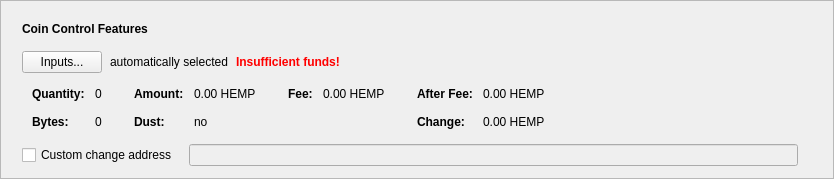
      <widget class="QFrame" name="frameCoinControl">
       <property name="sizePolicy">
        <sizepolicy hsizetype="Expanding" vsizetype="Fixed">
         <horstretch>0</horstretch>
         <verstretch>0</verstretch>
        </sizepolicy>
       </property>
       <property name="frameShape">
        <enum>QFrame::StyledPanel</enum>
       </property>
       <property name="frameShadow">
        <enum>QFrame::Raised</enum>
       </property>
       <layout class="QVBoxLayout" name="verticalLayout_2">
        <item>
         <layout class="QVBoxLayout" name="verticalLayoutCoinControl" stretch="0,0,0,0,0">
          <property name="spacing">
           <number>0</number>
          </property>
          <property name="sizeConstraint">
           <enum>QLayout::SetDefaultConstraint</enum>
          </property>
          <property name="leftMargin">
           <number>10</number>
          </property>
          <property name="topMargin">
           <number>10</number>
          </property>
          <item>
           <layout class="QHBoxLayout" name="horizontalLayoutCoinControl1">
            <property name="bottomMargin">
             <number>15</number>
            </property>
            <item>
             <widget class="QLabel" name="labelCoinControlFeatures">
              <property name="sizePolicy">
               <sizepolicy hsizetype="Preferred" vsizetype="Maximum">
                <horstretch>0</horstretch>
                <verstretch>0</verstretch>
               </sizepolicy>
              </property>
              <property name="font">
               <font>
                <weight>75</weight>
                <bold>true</bold>
               </font>
              </property>
              <property name="styleSheet">
               <string notr="true">font-weight:bold;</string>
              </property>
              <property name="text">
               <string>Coin Control Features</string>
              </property>
             </widget>
            </item>
           </layout>
          </item>
          <item>
           <layout class="QHBoxLayout" name="horizontalLayoutCoinControl2" stretch="0,0,0,0">
            <property name="spacing">
             <number>8</number>
            </property>
            <property name="bottomMargin">
             <number>10</number>
            </property>
            <item>
             <widget class="QPushButton" name="pushButtonCoinControl">
              <property name="styleSheet">
               <string notr="true"/>
              </property>
              <property name="text">
               <string>Inputs...</string>
              </property>
              <property name="autoDefault">
               <bool>false</bool>
              </property>
             </widget>
            </item>
            <item>
             <widget class="QLabel" name="labelCoinControlAutomaticallySelected">
              <property name="text">
               <string>automatically selected</string>
              </property>
              <property name="margin">
               <number>5</number>
              </property>
             </widget>
            </item>
            <item>
             <widget class="QLabel" name="labelCoinControlInsuffFunds">
              <property name="font">
               <font>
                <weight>75</weight>
                <bold>true</bold>
               </font>
              </property>
              <property name="styleSheet">
               <string notr="true">color:red;font-weight:bold;</string>
              </property>
              <property name="text">
               <string>Insufficient funds!</string>
              </property>
              <property name="margin">
               <number>5</number>
              </property>
             </widget>
            </item>
            <item>
             <spacer name="horizontalSpacerCoinControl">
              <property name="orientation">
               <enum>Qt::Horizontal</enum>
              </property>
              <property name="sizeHint" stdset="0">
               <size>
                <width>40</width>
                <height>1</height>
               </size>
              </property>
             </spacer>
            </item>
           </layout>
          </item>
          <item>
           <widget class="QWidget" name="widgetCoinControl" native="true">
            <property name="sizePolicy">
             <sizepolicy hsizetype="Preferred" vsizetype="Preferred">
              <horstretch>0</horstretch>
              <verstretch>0</verstretch>
             </sizepolicy>
            </property>
            <property name="minimumSize">
             <size>
              <width>0</width>
              <height>0</height>
             </size>
            </property>
            <property name="styleSheet">
             <string notr="true"/>
            </property>
            <layout class="QHBoxLayout" name="horizontalLayoutCoinControl5">
             <property name="leftMargin">
              <number>0</number>
             </property>
             <property name="topMargin">
              <number>0</number>
             </property>
             <property name="rightMargin">
              <number>0</number>
             </property>
             <property name="bottomMargin">
              <number>0</number>
             </property>
             <item>
              <layout class="QHBoxLayout" name="horizontalLayoutCoinControl3" stretch="0,0,0,1">
               <property name="spacing">
                <number>20</number>
               </property>
               <property name="topMargin">
                <number>0</number>
               </property>
               <property name="bottomMargin">
                <number>10</number>
               </property>
               <item>
                <layout class="QFormLayout" name="formLayoutCoinControl1">
                 <property name="horizontalSpacing">
                  <number>10</number>
                 </property>
                 <property name="verticalSpacing">
                  <number>14</number>
                 </property>
                 <property name="leftMargin">
                  <number>10</number>
                 </property>
                 <property name="topMargin">
                  <number>4</number>
                 </property>
                 <property name="rightMargin">
                  <number>6</number>
                 </property>
                 <item row="0" column="0">
                  <widget class="QLabel" name="labelCoinControlQuantityText">
                   <property name="font">
                    <font>
                     <weight>75</weight>
                     <bold>true</bold>
                    </font>
                   </property>
                   <property name="text">
                    <string>Quantity:</string>
                   </property>
                   <property name="margin">
                    <number>0</number>
                   </property>
                  </widget>
                 </item>
                 <item row="0" column="1">
                  <widget class="QLabel" name="labelCoinControlQuantity">
                   <property name="cursor">
                    <cursorShape>IBeamCursor</cursorShape>
                   </property>
                   <property name="contextMenuPolicy">
                    <enum>Qt::ActionsContextMenu</enum>
                   </property>
                   <property name="text">
                    <string notr="true">0</string>
                   </property>
                   <property name="margin">
                    <number>0</number>
                   </property>
                   <property name="textInteractionFlags">
                    <set>Qt::LinksAccessibleByMouse|Qt::TextSelectableByKeyboard|Qt::TextSelectableByMouse</set>
                   </property>
                  </widget>
                 </item>
                 <item row="1" column="0">
                  <widget class="QLabel" name="labelCoinControlBytesText">
                   <property name="font">
                    <font>
                     <weight>75</weight>
                     <bold>true</bold>
                    </font>
                   </property>
                   <property name="text">
                    <string>Bytes:</string>
                   </property>
                  </widget>
                 </item>
                 <item row="1" column="1">
                  <widget class="QLabel" name="labelCoinControlBytes">
                   <property name="cursor">
                    <cursorShape>IBeamCursor</cursorShape>
                   </property>
                   <property name="contextMenuPolicy">
                    <enum>Qt::ActionsContextMenu</enum>
                   </property>
                   <property name="text">
                    <string notr="true">0</string>
                   </property>
                   <property name="textInteractionFlags">
                    <set>Qt::LinksAccessibleByMouse|Qt::TextSelectableByKeyboard|Qt::TextSelectableByMouse</set>
                   </property>
                  </widget>
                 </item>
                </layout>
               </item>
               <item>
                <layout class="QFormLayout" name="formLayoutCoinControl2">
                 <property name="horizontalSpacing">
                  <number>10</number>
                 </property>
                 <property name="verticalSpacing">
                  <number>14</number>
                 </property>
                 <property name="leftMargin">
                  <number>6</number>
                 </property>
                 <property name="topMargin">
                  <number>4</number>
                 </property>
                 <property name="rightMargin">
                  <number>6</number>
                 </property>
                 <item row="0" column="0">
                  <widget class="QLabel" name="labelCoinControlAmountText">
                   <property name="font">
                    <font>
                     <weight>75</weight>
                     <bold>true</bold>
                    </font>
                   </property>
                   <property name="text">
                    <string>Amount:</string>
                   </property>
                   <property name="margin">
                    <number>0</number>
                   </property>
                  </widget>
                 </item>
                 <item row="0" column="1">
                  <widget class="QLabel" name="labelCoinControlAmount">
                   <property name="cursor">
                    <cursorShape>IBeamCursor</cursorShape>
                   </property>
                   <property name="contextMenuPolicy">
                    <enum>Qt::ActionsContextMenu</enum>
                   </property>
                   <property name="text">
                    <string notr="true">0.00 HEMP</string>
                   </property>
                   <property name="textInteractionFlags">
                    <set>Qt::LinksAccessibleByMouse|Qt::TextSelectableByKeyboard|Qt::TextSelectableByMouse</set>
                   </property>
                  </widget>
                 </item>
                 <item row="1" column="0">
                  <widget class="QLabel" name="labelCoinControlLowOutputText">
                   <property name="font">
                    <font>
                     <weight>75</weight>
                     <bold>true</bold>
                    </font>
                   </property>
                   <property name="text">
                    <string>Dust:</string>
                   </property>
                  </widget>
                 </item>
                 <item row="1" column="1">
                  <widget class="QLabel" name="labelCoinControlLowOutput">
                   <property name="cursor">
                    <cursorShape>IBeamCursor</cursorShape>
                   </property>
                   <property name="contextMenuPolicy">
                    <enum>Qt::ActionsContextMenu</enum>
                   </property>
                   <property name="text">
                    <string notr="true">no</string>
                   </property>
                   <property name="textInteractionFlags">
                    <set>Qt::LinksAccessibleByMouse|Qt::TextSelectableByKeyboard|Qt::TextSelectableByMouse</set>
                   </property>
                  </widget>
                 </item>
                </layout>
               </item>
               <item>
                <layout class="QFormLayout" name="formLayoutCoinControl3">
                 <property name="horizontalSpacing">
                  <number>10</number>
                 </property>
                 <property name="verticalSpacing">
                  <number>14</number>
                 </property>
                 <property name="leftMargin">
                  <number>6</number>
                 </property>
                 <property name="topMargin">
                  <number>4</number>
                 </property>
                 <property name="rightMargin">
                  <number>6</number>
                 </property>
                 <item row="0" column="0">
                  <widget class="QLabel" name="labelCoinControlFeeText">
                   <property name="font">
                    <font>
                     <weight>75</weight>
                     <bold>true</bold>
                    </font>
                   </property>
                   <property name="text">
                    <string>Fee:</string>
                   </property>
                   <property name="margin">
                    <number>0</number>
                   </property>
                  </widget>
                 </item>
                 <item row="0" column="1">
                  <widget class="QLabel" name="labelCoinControlFee">
                   <property name="cursor">
                    <cursorShape>IBeamCursor</cursorShape>
                   </property>
                   <property name="contextMenuPolicy">
                    <enum>Qt::ActionsContextMenu</enum>
                   </property>
                   <property name="text">
                    <string notr="true">0.00 HEMP</string>
                   </property>
                   <property name="textInteractionFlags">
                    <set>Qt::LinksAccessibleByMouse|Qt::TextSelectableByKeyboard|Qt::TextSelectableByMouse</set>
                   </property>
                  </widget>
                 </item>
                </layout>
               </item>
               <item>
                <layout class="QFormLayout" name="formLayoutCoinControl4">
                 <property name="horizontalSpacing">
                  <number>10</number>
                 </property>
                 <property name="verticalSpacing">
                  <number>14</number>
                 </property>
                 <property name="leftMargin">
                  <number>6</number>
                 </property>
                 <property name="topMargin">
                  <number>4</number>
                 </property>
                 <property name="rightMargin">
                  <number>6</number>
                 </property>
                 <item row="0" column="0">
                  <widget class="QLabel" name="labelCoinControlAfterFeeText">
                   <property name="font">
                    <font>
                     <weight>75</weight>
                     <bold>true</bold>
                    </font>
                   </property>
                   <property name="text">
                    <string>After Fee:</string>
                   </property>
                   <property name="margin">
                    <number>0</number>
                   </property>
                  </widget>
                 </item>
                 <item row="0" column="1">
                  <widget class="QLabel" name="labelCoinControlAfterFee">
                   <property name="cursor">
                    <cursorShape>IBeamCursor</cursorShape>
                   </property>
                   <property name="contextMenuPolicy">
                    <enum>Qt::ActionsContextMenu</enum>
                   </property>
                   <property name="text">
                    <string notr="true">0.00 HEMP</string>
                   </property>
                   <property name="textInteractionFlags">
                    <set>Qt::LinksAccessibleByMouse|Qt::TextSelectableByKeyboard|Qt::TextSelectableByMouse</set>
                   </property>
                  </widget>
                 </item>
                 <item row="1" column="0">
                  <widget class="QLabel" name="labelCoinControlChangeText">
                   <property name="font">
                    <font>
                     <weight>75</weight>
                     <bold>true</bold>
                    </font>
                   </property>
                   <property name="text">
                    <string>Change:</string>
                   </property>
                  </widget>
                 </item>
                 <item row="1" column="1">
                  <widget class="QLabel" name="labelCoinControlChange">
                   <property name="cursor">
                    <cursorShape>IBeamCursor</cursorShape>
                   </property>
                   <property name="contextMenuPolicy">
                    <enum>Qt::ActionsContextMenu</enum>
                   </property>
                   <property name="text">
                    <string notr="true">0.00 HEMP</string>
                   </property>
                   <property name="textInteractionFlags">
                    <set>Qt::LinksAccessibleByMouse|Qt::TextSelectableByKeyboard|Qt::TextSelectableByMouse</set>
                   </property>
                  </widget>
                 </item>
                </layout>
               </item>
              </layout>
             </item>
            </layout>
           </widget>
          </item>
          <item>
           <layout class="QHBoxLayout" name="horizontalLayoutCoinControl4" stretch="0,0,0">
            <property name="spacing">
             <number>12</number>
            </property>
            <property name="sizeConstraint">
             <enum>QLayout::SetDefaultConstraint</enum>
            </property>
            <property name="topMargin">
             <number>5</number>
            </property>
            <property name="rightMargin">
             <number>5</number>
            </property>
            <item>
             <widget class="QCheckBox" name="checkBoxCoinControlChange">
              <property name="toolTip">
               <string>If this is activated, but the change address is empty or invalid, change will be sent to a newly generated address.</string>
              </property>
              <property name="text">
               <string>Custom change address</string>
              </property>
             </widget>
            </item>
            <item>
             <widget class="QValidatedLineEdit" name="lineEditCoinControlChange">
              <property name="enabled">
               <bool>false</bool>
              </property>
              <property name="sizePolicy">
               <sizepolicy hsizetype="Expanding" vsizetype="Fixed">
                <horstretch>0</horstretch>
                <verstretch>0</verstretch>
               </sizepolicy>
              </property>
             </widget>
            </item>
            <item>
             <widget class="QLabel" name="labelCoinControlChangeLabel">
              <property name="sizePolicy">
               <sizepolicy hsizetype="Preferred" vsizetype="Expanding">
                <horstretch>0</horstretch>
                <verstretch>0</verstretch>
               </sizepolicy>
              </property>
              <property name="minimumSize">
               <size>
                <width>0</width>
                <height>0</height>
               </size>
              </property>
              <property name="text">
               <string/>
              </property>
              <property name="margin">
               <number>3</number>
              </property>
             </widget>
            </item>
           </layout>
          </item>
          <item>
           <spacer name="verticalSpacerCoinControl">
            <property name="orientation">
             <enum>Qt::Vertical</enum>
            </property>
            <property name="sizeType">
             <enum>QSizePolicy::Expanding</enum>
            </property>
            <property name="sizeHint" stdset="0">
             <size>
              <width>800</width>
              <height>1</height>
             </size>
            </property>
           </spacer>
          </item>
         </layout>
        </item>
       </layout>
      </widget>
